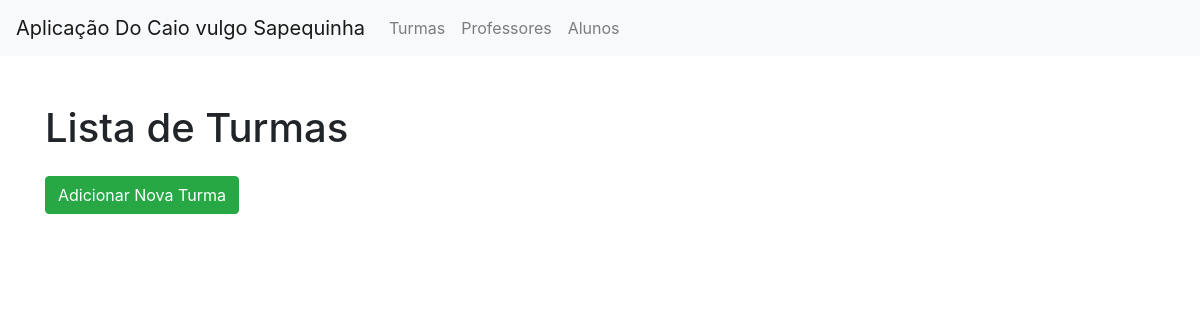
/turmas, run on an earlier commit of the app's database.
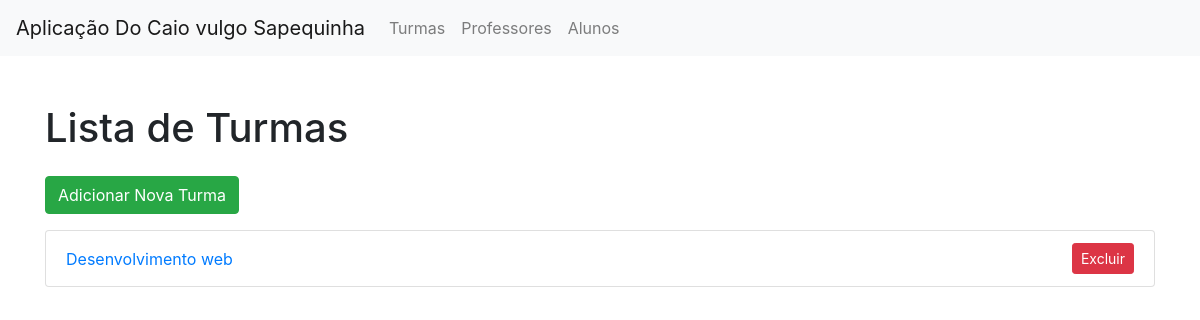
And on a later commit of the database.
### turma/turma_model.py (models this page shows, shortened)
class Turma(db.Model):
    __tablename__ = "turmas"
    id = db.Column(db.Integer, primary_key=True)
    materia = db.Column(db.String(100), nullable=False)
    descricao = db.Column(db.String(100))
    ativo = db.Column(db.Boolean(), nullable=False)
    alunos = db.relationship("Aluno", back_populates="turma", lazy=True)
    professor_id = db.Column(db.Integer, db.ForeignKey("professor.id"), nullable=False)
    def to_dict(self):
      return {
        'id': self.id,
        'materia': self.materia,
        'descricao': self.descricao,
        "ativo": self.ativo,
        'professor_id': self.professor_id
      }

### turma/turma_routes.py (the view)
@turmas_blueprint.route('/turmas', methods=['GET'])
def get_turmas():
    turmas = listar_turmas()
    return render_template('turmas.html', turmas=turmas)

### turma/turma_model.py (called while the page is built)
def listar_turmas():
  turmas = Turma.query.all()
  return [turma.to_dict() for turma in turmas]

### templates/turmas.html (shortened to what this page needs)
{% extends "index.html" %}
{% block content %}
    <h1 class="mb-4">Lista de Turmas</h1>
    <a href="{{ url_for('turmas.adicionar_turma_page') }}" class="btn btn-success mb-3">Adicionar Nova Turma</a>
    <ul class="list-group">
        {% for turma in turmas %}
            <li class="list-group-item d-flex justify-content-between align-items-center">
                <a href="{{ url_for('turmas.get_turma', id_turma=turma['id']) }}">
                    {{ turma['materia'] }}
                </a>
                <form action="{{ url_for('turmas.delete_turma', id_turma=turma['id']) }}" method="POST" class="ml-3">
                    <button type="submit" class="btn btn-danger btn-sm">Excluir</button>
                </form>
            </li>
        {% endfor %}
    </ul>
{% endblock %}

What changed in the data, as far as the page shows it:
added Turma: materia "Desenvolvimento web"
